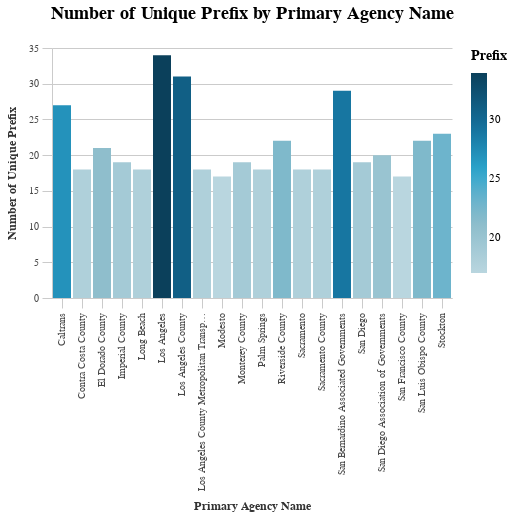

The notebook cell saved with this chart:
### Code cell
basic_agg(df, "prefix", aggregate_by="primary_agency_name")

### Figure 1 — Vega-Lite specification as saved in the notebook (floating-point values rounded to 4 significant figures)
{"width": 400, "height": 250, "background": "white", "config": {"title": {"fontSize": 18, "font": "Raleway", "anchor": "middle", "fontColor": "#333", "fontWeight": "bold", "offset": 20}, "header": {"labelFont": "Nunito Sans", "titleFont": "Raleway"}, "axis": {"domain": true, "domainColor": "#cbcbcb", "grid": true, "gridColor": "#cbcbcb", "gridWidth": 1, "labelColor": "#474747", "labelFontSize": 10, "titleColor": "#333", "tickColor": "#cbcbcb", "tickSize": 10, "titleFontSize": 12, "titlePadding": 10, "labelPadding": 4}, "axisBand": {"grid": false}, "range": {"category_bright": ["#2EA8CE", "#EB9F3C", "#F4D837", "#51BF9D", "#8CBCCB", "#9487C0"], "category_bold": ["#136C97", "#E16B26", "#F6BF16", "#00896B", "#7790A3", "#5B559C"], "diverging": ["#E16B26", "#EB9F3C", "#f6e7e1", "#8CBCCB", "#2EA8CE", "#136C97"], "sequential": ["#B9D6DF", "#8CBCCB", "#2EA8CE", "#136C97", "#0B405B"]}, "legend": {"labelFont": "Nunito Sans", "labelFontSize": 11, "symbolType": "square", "symbolSize": 30, "titleFont": "Raleway", "titleFontSize": 14, "titlePadding": 10, "padding": 1, "orient": "right", "labelLimit": 0}, "view": {"stroke": "transparent"}, "group": {"fill": "white"}, "arc": {"fill": "#8CBCCB"}, "area": {"fill": "#8CBCCB"}, "line": {"stroke": "#8CBCCB", "strokeWidth": 2}, "trail": {"color": "#8CBCCB", "stroke": "#8CBCCB", "strokeWidth": 0, "size": 1}, "path": {"stroke": "#8CBCCB", "strokeWidth": 0.5}, "rect": {"fill": "#8CBCCB"}, "point": {"filled": true, "shape": "circle"}, "shape": {"stroke": "#8CBCCB"}, "text": {"font": "Nunito Sans", "color": "#8CBCCB", "fontSize": 11, "align": "center", "fontWeight": 400, "size": 11}, "bar": {"binSpacing": 2, "fill": "#8CBCCB", "stroke": false}}, "data": {"name": "data-692efac1e2d536b8411606c1c016a368"}, "mark": "bar", "encoding": {"color": {"field": "n", "legend": {"title": "Prefix"}, "scale": {"range": ["#B9D6DF", "#8CBCCB", "#2EA8CE", "#136C97", "#0B405B"]}, "type": "quantitative"}, "x": {"field": "primary_agency_name", "title": "Primary Agency Name", "type": "nominal"}, "y": {"field": "n", "title": "Number of Unique Prefix", "type": "quantitative"}}, "title": "Number of Unique Prefix by Primary Agency Name", "$schema": "https://vega.github.io/schema/vega-lite/v4.17.0.json", "datasets": {"data-692efac1e2d536b8411606c1c016a368": [{"primary_agency_name": "Los Angeles", "n": 34}, {"primary_agency_name": "Los Angeles County", "n": 31}, {"primary_agency_name": "San Bernardino Associated Governments", "n": 29}, {"primary_agency_name": "Caltrans", "n": 27}, {"primary_agency_name": "Stockton", "n": 23}, {"primary_agency_name": "Riverside County", "n": 22}, {"primary_agency_name": "San Luis Obispo County", "n": 22}, {"primary_agency_name": "El Dorado County", "n": 21}, {"primary_agency_name": "San Diego Association of Governments", "n": 20}, {"primary_agency_name": "Imperial County", "n": 19}, {"primary_agency_name": "Monterey County", "n": 19}, {"primary_agency_name": "San Diego", "n": 19}, {"primary_agency_name": "Contra Costa County", "n": 18}, {"primary_agency_name": "Long Beach", "n": 18}, {"primary_agency_name": "Los Angeles County Metropolitan Transportation Authority", "n": 18}, {"primary_agency_name": "Palm Springs", "n": 18}, {"primary_agency_name": "Sacramento", "n": 18}, {"primary_agency_name": "Sacramento County", "n": 18}, {"primary_agency_name": "Modesto", "n": 17}, {"primary_agency_name": "San Francisco County", "n": 17}]}}
